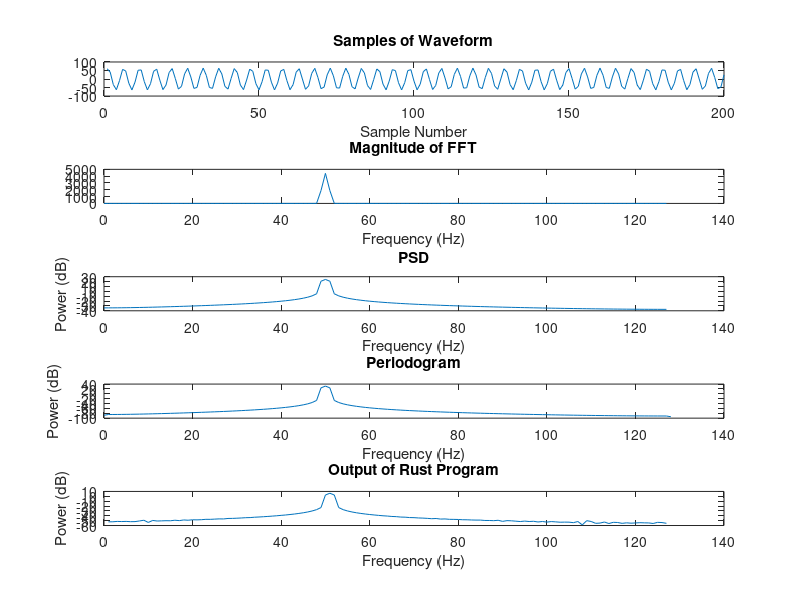

Recreate this plot in MATLAB.
samp_freq = 256;
signal_freq = 50;
buflen = 256;
duration = buflen/samp_freq;

t = [0:(buflen-1)];

#x_test = sin(2*pi*t / (samp_freq/signal_freq));
x = sinetone(signal_freq, samp_freq, duration)
f = fft(transpose(x));
f_mag = abs(f);

window = hamming(buflen);
x_hammed = x .* window;
f_ham = fft(x_hammed);
f_ham_mag = abs(f_ham);

#f_ham_shifted = fftshift(f_ham);
#f_ham_shifted_test = horzcat(f_ham(ceil((buflen-1)/2):-1:1), 0, f_ham(1:floor((buflen-1)/2)));

horiz_axis_increment = samp_freq/buflen;
dft_horiz_axis = 0:horiz_axis_increment:((samp_freq/2)-horiz_axis_increment);

psd = abs(f_ham_mag) / sqrt(buflen); # normalize the FFT
psd_log = log10(psd) .* 10; # convert to dB

psd_horiz_axis_step = samp_freq/buflen;
psd_horiz_axis = 0:psd_horiz_axis_step:(samp_freq/2)-psd_horiz_axis_step;

[psd_comparison, psd_comparison_range] = periodogram(x, hamming(buflen), buflen, samp_freq);
psd_comparison_log = log10(psd_comparison) .* 10; # convert to dB

# plot the waveform
subplot(5,1,1);
plot(x(1:200));
title("Samples of Waveform");
xlabel("Sample Number");

# plot the FFT
subplot(5,1,2);
plot(dft_horiz_axis, f_ham_mag(1:buflen/2));
title("Magnitude of FFT");
xlabel("Frequency (Hz)");

# plot the PSD
subplot(5,1,3);
plot(psd_horiz_axis, psd_log(1:(buflen/2)));
title("PSD")
ylabel("Power (dB)");
xlabel("Frequency (Hz)");

subplot(5,1,4);
plot(psd_comparison_range, psd_comparison_log);
title("Periodogram");
ylabel("Power (dB)");
xlabel("Frequency (Hz)");


####################################

rust_output = [-54.455948, -55.44568, -55.46691, -53.900913, -53.48486, -55.84262, -54.62245, -54.55017, -54.191837, -54.72162, -55.28938, -54.461662, -55.55458, -53.714325, -53.53701, -56.009525, -52.81151, -55.037666, -55.493538, -51.677227, -50.070107, -58.724518, -51.767593, -54.129253, -53.101765, -53.021656, -53.26526, -52.505585, -51.899372, -52.95875, -51.690247, -52.741543, -51.314827, -51.787598, -50.93654, -51.828026, -51.10295, -50.342552, -49.974968, -51.47666, -49.250946, -50.069168, -49.670883, -49.634773, -48.863235, -48.876175, -48.62742, -48.243263, -48.13999, -47.618732, -47.396164, -47.27224, -46.481815, -46.769295, -45.585083, -46.007454, -45.31477, -44.789505, -44.47886, -43.85448, -43.659115, -42.882275, -42.637627, -41.77569, -41.41475, -40.577793, -39.993935, -39.19108, -38.332294, -37.42296, -36.372974, -35.199604, -33.827145, -32.176445, -30.135601, -27.402996, -23.133999, 2.672024, 6.327055, 2.6720128, -23.135925, -27.403624, -30.132597, -32.175777, -33.82635, -35.18004, -36.40335, -37.40646, -38.386505, -39.142754, -39.977863, -40.67212, -41.339134, -41.939285, -42.5016, -42.955986, -43.693207, -43.922344, -44.528915, -44.982155, -45.372284, -45.501247, -46.497093, -46.370144, -46.84951, -47.332123, -47.296333, -48.050133, -48.392532, -48.22471, -49.097973, -48.571392, -49.952244, -49.12536, -50.21698, -50.150906, -50.447433, -50.75377, -49.569557, -53.688522, -49.145374, -50.676197, -51.988297, -52.109978, -51.56005, -51.850586, -51.569134, -52.340984, -52.404823, -52.329147, -51.564823, -51.863064, -51.56, -52.12004, -51.9783, -50.672165, -49.14537, -53.684155, -49.586147, -50.762184, -50.447353, -50.119797, -50.271873, -49.137894, -49.952248, -48.58718, -49.13891, -48.219856, -48.3925, -48.04623, -47.28279, -47.331486, -46.84951, -46.369938, -46.494415, -45.50184, -45.372284, -44.984528, -44.520576, -43.920486, -43.693207, -42.957077, -42.50607, -41.93705, -41.33914, -40.67276, -39.977097, -39.142776, -38.386505, -37.40695, -36.403847, -35.179955, -33.826355, -32.175972, -30.132597, -27.403542, -23.135925, 2.6720128, 6.327055, 2.672024, -23.133999, -27.403019, -30.135307, -32.17643, -33.827145, -35.19977, -36.373547, -37.42318, -38.332294, -39.191074, -39.99369, -40.57694, -41.41475, -41.776535, -42.643898, -42.880356, -43.659126, -43.854767, -44.47262, -44.78726, -45.31477, -46.00596, -45.590546, -46.76916, -46.481773, -47.28829, -47.399406, -47.617958, -48.13993, -48.2478, -48.651814, -48.859962, -48.86325, -49.635033, -49.67226, -50.060543, -49.250946, -51.48613, -49.991318, -50.341812, -51.102936, -51.822365, -50.908035, -51.768536, -51.314827, -52.750725, -51.724472, -52.992912, -51.89939, -52.515366, -53.239918, -53.0146, -53.10176, -54.132736, -51.799034, -58.697147, -50.07013, -51.707397, -55.493454, -55.0215, -52.81149, -55.95495, -53.422806, -53.81456, -55.55458, -54.459198, -55.22251, -54.714264, -54.19184, -54.537506, -54.663383, -55.859585, -53.4849, -53.93197, -55.4758, -55.520844];
subplot(5,1,5);
plot(fftshift(rust_output)(1:127));
title("Output of Rust Program");
ylabel("Power (dB)");
xlabel("Frequency (Hz)");
